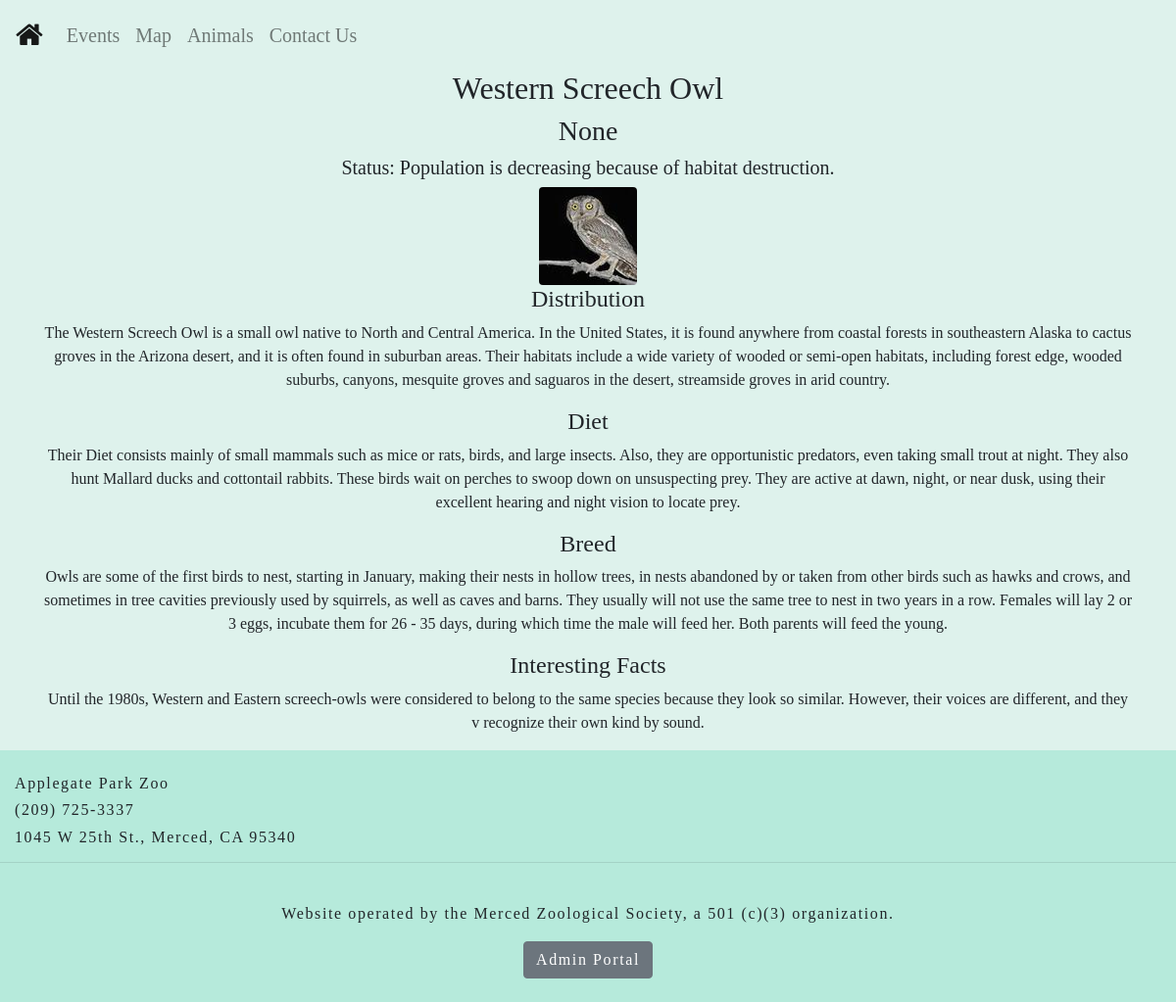
/animals/5, run on the app's committed database.
### run.py (models this page shows, shortened)
class Animal(db.Model):
    id_animal = db.Column(db.Integer, primary_key=True)
    names = db.Column(db.String, unique=False, nullable=True)
    name_animal = db.Column(db.String, unique=False, nullable=True)
    dist_animal = db.Column(db.String, unique=False, nullable=True)
    diet_animal = db.Column(db.String, unique=False, nullable=True)
    desc_animal = db.Column(db.String, unique=False, nullable=True)
    breed_animal = db.Column(db.String, unique=False, nullable=True)
    behavior_animal = db.Column(db.String, unique=False, nullable=True)
    status_animal = db.Column(db.String, unique=False, nullable=True)
    fact_animal = db.Column(db.String, unique=False, nullable=True)
    image_filename = db.Column(db.String, default=None, nullable=True)
    image_url = db.Column(db.String, default=None, nullable=True)

### run.py (the view)
@app.route("/animals/<id>")
def animal(id):
    anim = Animal.query.get(id)
    print(anim.image_url)
    return render_template("animal.html", animal=anim)

### templates/animal.html (shortened to what this page needs)
{% extends "layout.html" %}
{% block content %}
<div class="container" style="text-align:center;">
  <h2>{{animal.name_animal}}</h2>
  <h3>{{animal.names}}</h3>
  <h5>Status: {{animal.status_animal}}</h5>
  {% if animal.image_filename %}
  <img class = "rounded" src="/static/img/{{animal.image_filename}}">
  {% else %}
  <img src="/static/img/default.png">
  {% endif %}
  {% if animal.dist_animal %}
  <h4>Distribution</h4>
  <p>{{animal.dist_animal}}</p>
  {%endif%}
  {% if animal.diet_animal %}
  <h4>Diet</h4>
  <p>{{animal.diet_animal}}</p>
  {%endif%}
  {% if animal.breed_animal %}
  <h4>Breed</h4>
  <p>{{animal.breed_animal}}</p>
  {%endif%}
  {% if animal.fact_animal %}
  <h4>Interesting Facts</h4>
  <p>{{animal.fact_animal}}</p>
  {%endif%}
</div>
{% endblock %}

### static/css/main.css (style rules this page uses)
html, body { max-width: 100%; overflow-x: hidden; font-family: 'Mutsuki'; margin: 0%; background-color:#DEF2EC; }

### data on the page
Animal: name_animal "Western Screech Owl", names "None", status_animal "Population is decreasing because of habitat destruction.", image_filename (picture), dist_animal "The Western Screech Owl is a small owl native to North and Central America. In the United States, it is found anywhere from coastal forests in southeastern Alaska to cactus groves in the Arizona desert, and it is often found in suburban areas. Their habitats include a wide variety of wooded or semi-open habitats, including forest edge, wooded suburbs, canyons, mesquite groves and saguaros in the desert, streamside groves in arid country.", diet_animal "Their Diet consists mainly of small mammals such as mice or rats, birds, and large insects. Also, they are opportunistic predators, even taking small trout at night. They also hunt Mallard ducks and cottontail rabbits. These birds wait on perches to swoop down on unsuspecting prey. They are active at dawn, night, or near dusk, using their excellent hearing and night vision to locate prey.", breed_animal "Owls are some of the first birds to nest, starting in January, making their nests in hollow trees, in nests abandoned by or taken from other birds such as hawks and crows, and sometimes in tree cavities previously used by squirrels, as well as caves and barns. They usually will not use the same tree to nest in two years in a row. Females will lay 2 or 3 eggs, incubate them for 26 - 35 days, during which time the male will feed her. Both parents will feed the young.", fact_animal "Until the 1980s, Western and Eastern screech-owls were considered to belong to the same species because they look so similar. However, their voices are different, and they v recognize their own kind by sound."
